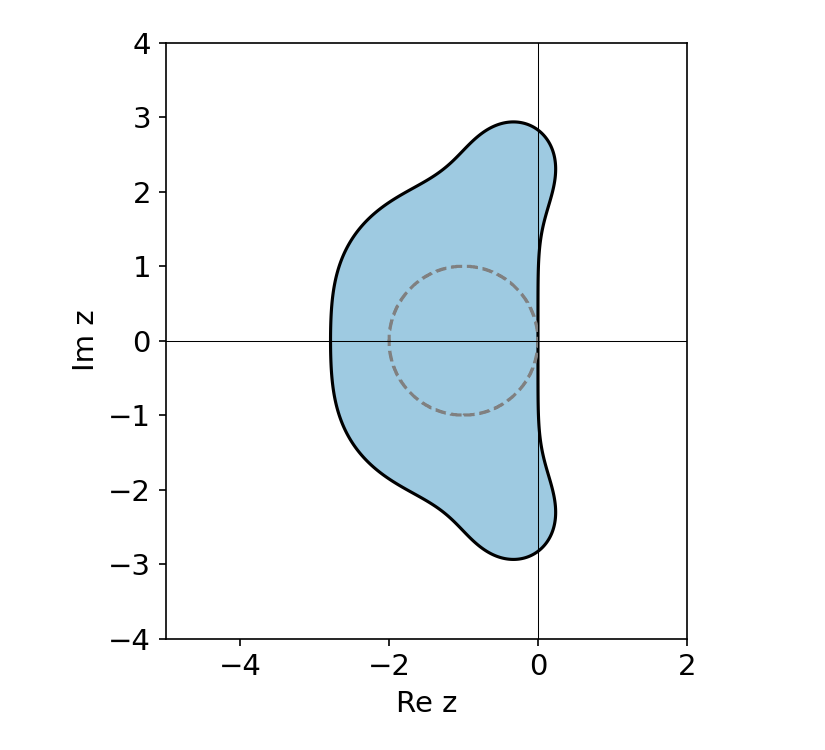

Write the Python code that produced this figure.
# Ex 2.7 / 2.2.P(a): RK4 stability region |g(z)|<=1, g = 1+z+z^2/2+z^3/6+z^4/24
import numpy as np, sympy as sp
from scipy.optimize import brentq
g = lambda z: 1+z+z**2/2+z**3/6+z**4/24
# real-axis interval
xr = brentq(lambda x: abs(g(x))-1, -3.5, -2.0)
print(f"real-axis stability interval: [{xr:.6f}, 0]")
# imaginary axis: |g(iy)|^2 = 1 - y^6/72 + y^8/576
y = sp.symbols('y', real=True)
mod2 = sp.expand(sp.simplify((g(sp.I*y)*sp.conjugate(g(sp.I*y)))))
print("|g(iy)|^2 =", mod2)
yi = [s for s in sp.solve(sp.Eq(mod2, 1), y) if s.is_positive][0]
print(f"imag-axis interval: |y| <= {yi} = {float(yi):.6f}")
# boundedness: scan region on grid
X, Y = np.meshgrid(np.linspace(-5, 2, 1401), np.linspace(-4, 4, 1601))
Z = X + 1j*Y
S = np.abs(g(Z)) <= 1
print(f"stable grid points with Re z<-3: {np.sum(S & (X < -3.0))}, with |Im z|>3: {np.sum(S & (np.abs(Y) > 3.0))}")
print(f"max |z| over stable grid points: {np.abs(Z[S]).max():.4f}")
for r in [5, 10, 100]:
    th = np.linspace(0, 2*np.pi, 3601)
    print(f"min |g| on circle |z|={r}: {np.abs(g(r*np.exp(1j*th))).min():.3e}")
# example: z = -3 (real, outside), z=-10
print(f"g(-3) = {g(-3):.4f}, g(-10) = {g(-10):.1f}")
# plot (optional)
try:
    import matplotlib; matplotlib.use("Agg"); import matplotlib.pyplot as plt
    from matplotlib import font_manager
    fam = "Arial Narrow" if any("Arial Narrow" in f.name for f in font_manager.fontManager.ttflist) else "DejaVu Sans"
    plt.rcParams.update({"font.family": fam, "font.size": 14})
    fig, ax = plt.subplots(figsize=(5.5, 5))
    ax.contourf(X, Y, S.astype(float), levels=[0.5, 1.5], colors=["#9ecae1"])
    ax.contour(X, Y, np.abs(g(Z)), levels=[1], colors="k")
    ee = np.abs(1+Z) <= 1; ax.contour(X, Y, ee.astype(float), levels=[0.5], colors="gray", linestyles="--")
    ax.axhline(0, c="k", lw=0.5); ax.axvline(0, c="k", lw=0.5)
    ax.set_xlabel("Re z"); ax.set_ylabel("Im z"); ax.set_aspect("equal")
    fig.tight_layout(); fig.savefig("ex2_7_rk4_stability.png", dpi=150)
    print("saved ex2_7_rk4_stability.png")
except Exception as e:
    print("plot skipped:", e)
# crude analytic bound: |g| >= r^4/24 - (1 + r + r^2/2 + r^3/6) > 1  for r > R
R = brentq(lambda r: r**4/24 - (2 + r + r**2/2 + r**3/6), 3, 20)
print(f"triangle-inequality bound: region contained in |z| < {R:.4f}")
